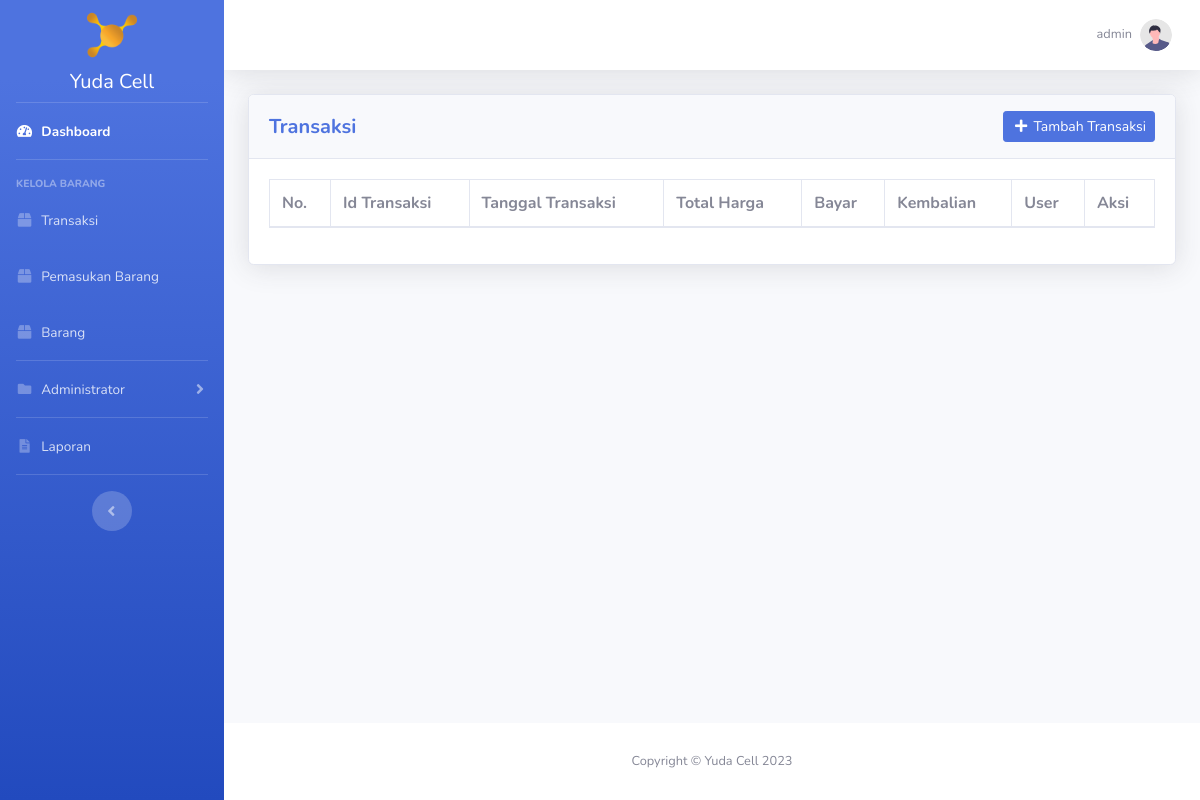
Page /transaksi/index.php (signed in) on the earlier database version.
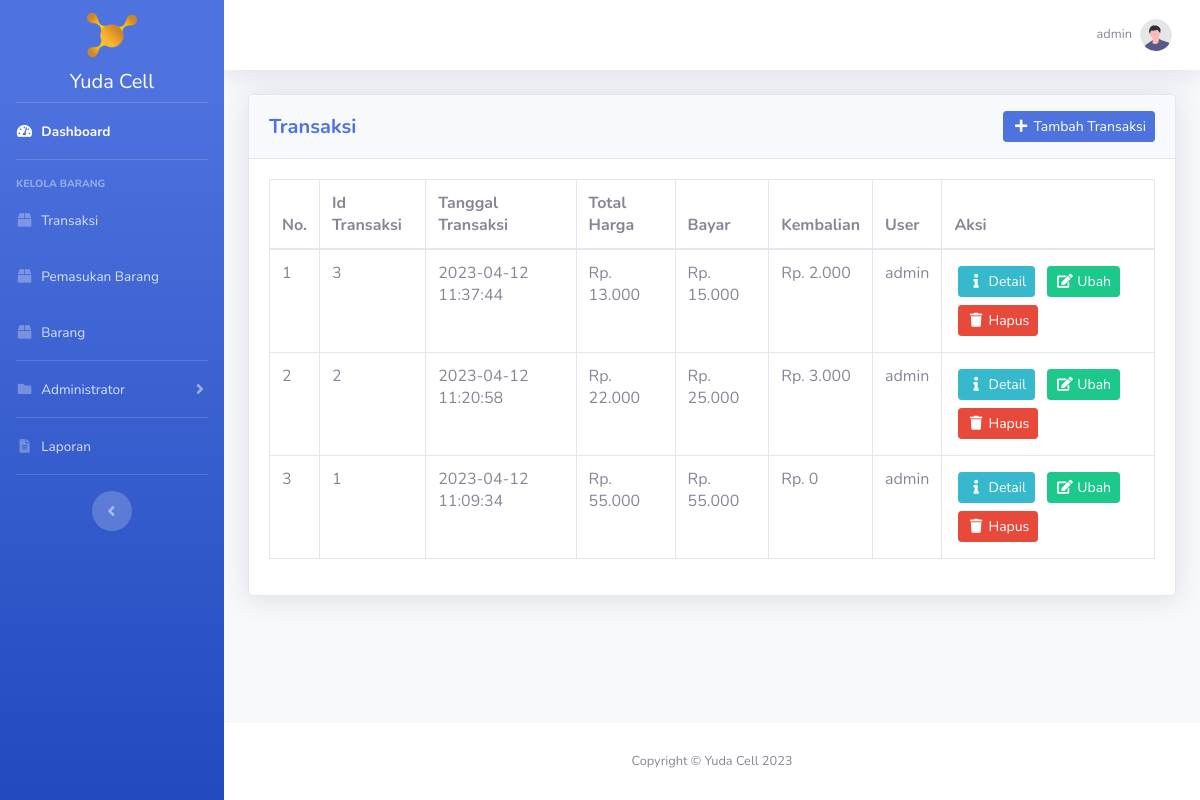
Same page on the later database version.
### tables this page shows
CREATE TABLE `user` (
  `id_user` int(11) NOT NULL,
  `username` varchar(20) NOT NULL,
  `password` varchar(300) NOT NULL,
  `hak_akses` enum('administrator','operator') NOT NULL,
  `nama_lengkap` varchar(50) NOT NULL,
  `no_telp_user` varchar(20) NOT NULL
);

CREATE TABLE `transaksi` (
  `id_transaksi` int(11) NOT NULL,
  `tanggal_transaksi` datetime NOT NULL,
  `total_harga` int(11) DEFAULT NULL,
  `bayar` int(11) DEFAULT NULL,
  `kembalian` int(11) DEFAULT NULL,
  `id_user` int(11) NOT NULL
);

### transaksi/index.php (the view, shortened to what this page needs)
<?php
require_once '../koneksi.php';
$transaksi = mysqli_query($koneksi, "SELECT * FROM transaksi INNER JOIN user ON transaksi.id_user = user.id_user ORDER BY tanggal_transaksi DESC");
$id_user = htmlspecialchars($_SESSION['id_user']);
$data_profile = mysqli_fetch_assoc(mysqli_query($koneksi, "SELECT * FROM user WHERE id_user = '$id_user'"));
?>
<!DOCTYPE html>
<html lang="en">
<head>
    <?php include_once '../include/head.php'; ?>
</head>
<body id="page-top">
    <div id="wrapper">
        <?php include_once '../include/sidebar.php'; ?>
        <div id="content-wrapper" class="d-flex flex-column">
            <div id="content">
                <?php include_once '../include/topbar.php'; ?>
                <div class="container-fluid">
                    <div class="card shadow mb-4">
                        <div class="card-header py-3">
                            <div class="row">
                                <div class="col head-left">
                                    <h5 class="my-auto font-weight-bold text-primary">Transaksi</h5>
                                </div>
                                <div class="col head-right">
                                    <a href="<?= BASE_URL; ?>transaksi/tambah_transaksi.php" class="btn btn-sm btn-primary"><i class="fas fa-fw fa-plus"></i> Tambah Transaksi</a>
                                </div>
                            </div>
                        </div>
                        <div class="card-body">
                            <div class="table-responsive">
                                <table class="table table-bordered" id="dataTable" width="100%" cellspacing="0">
									<thead>
										<tr>
											<th>No.</th>
											<th>Id Transaksi</th>
											<th>Tanggal Transaksi</th>
											<th>Total Harga</th>
											<th>Bayar</th>
											<th>Kembalian</th>
											<th>User</th>
											<th>Aksi</th>
										</tr>
									</thead>
									<tbody>
										<?php $i = 1; ?>
										<?php foreach ($transaksi as $dt): ?>
											<tr>
												<td><?= $i++; ?></td>
												<td><?= $dt['id_transaksi']; ?></td>
												<td><?= $dt['tanggal_transaksi']; ?></td>
												<td>Rp. <?= str_replace(",", ".", number_format($dt['total_harga'])); ?></td>
												<td>Rp. <?= str_replace(",", ".", number_format($dt['bayar'])); ?></td>
												<td>Rp. <?= str_replace(",", ".", number_format($dt['kembalian'])); ?></td>
												<td><?= $dt['username']; ?></td>
												<td>
                                                    <?php if ($dt['bayar'] == 0): ?>
                                                        <a class="btn btn-sm btn-info m-1" href="<?= BASE_URL; ?>transaksi/detail_transaksi.php?id_transaksi=<?= $dt['id_transaksi']; ?>"><i class="fas fa-fw fa-exclamation"></i> Bayar</a>
                                                    <?php else: ?>
                                                        <a class="btn btn-sm btn-info m-1" href="<?= BASE_URL; ?>transaksi/detail_transaksi.php?id_transaksi=<?= $dt['id_transaksi']; ?>"><i class="fas fa-fw fa-info"></i> Detail</a>
                                                    <?php endif ?>
													<a class="btn btn-sm btn-success m-1" href="<?= BASE_URL; ?>transaksi/ubah_transaksi.php?id_transaksi=<?= $dt['id_transaksi']; ?>"><i class="fas fa-fw fa-edit"></i> Ubah</a>
													<a class="btn btn-sm btn-danger m-1 btn-delete" data-nama="Transaksi dengan ID Transaksi <?= $dt['id_transaksi']; ?> akan terhapus!" href="hapus_transaksi.php?id_transaksi=<?= $dt['id_transaksi']; ?>"><i class="fas fa-fw fa-trash"></i> Hapus</a>
												</td>
											</tr>
										<?php endforeach ?>
									</tbody>
								</table>
							</div>
                        </div>
                    </div>
				</div>
            </div>
            <?php include_once '../include/footer.php'; ?>
        </div>
    </div>
</body>
</html>

### include/head.php (shortened to what this page needs)
<link href="<?= BASE_URL; ?>vendor/fontawesome-free/css/all.min.css" rel="stylesheet" type="text/css">
<link href="<?= BASE_URL; ?>css/sb-admin-2.min.css" rel="stylesheet">
<link rel="stylesheet" href="<?= BASE_URL; ?>css/yuda_cell.css">
<link href="<?= BASE_URL; ?>vendor/datatables/dataTables.bootstrap4.min.css" rel="stylesheet">

### include/sidebar.php (shortened to what this page needs)
<ul class="navbar-nav bg-gradient-primary sidebar sidebar-dark accordion" id="accordionSidebar">
    <a class="sidebar-brand d-flex align-items-center justify-content-center" href="<?= BASE_URL; ?>index.php">
        <img src="<?= BASE_URL; ?>img/logo.png" class="img-fluid" width="50" alt="Logo">
    </a>
    <a href="<?= BASE_URL; ?>index.php" class="text-decoration-none mx-auto text-white"><h5>Yuda Cell</h5></a>
    <hr class="sidebar-divider my-0">
    <li class="nav-item active">
        <a class="nav-link" href="<?= BASE_URL; ?>index.php">
            <i class="fas fa-fw fa-tachometer-alt"></i>
            <span>Dashboard</span></a>
    </li>
    <hr class="sidebar-divider">
    <div class="sidebar-heading">
        Kelola Barang
    </div>
    <li class="nav-item">
        <a class="nav-link" href="<?= BASE_URL; ?>transaksi/index.php">
            <i class="fas fa-fw fa-box"></i>
            <span>Transaksi</span></a>
    </li>
    <li class="nav-item">
        <a class="nav-link" href="<?= BASE_URL; ?>pemasukan_barang/index.php">
            <i class="fas fa-fw fa-box"></i>
            <span>Pemasukan Barang</span></a>
    </li>
    <li class="nav-item">
        <a class="nav-link" href="<?= BASE_URL; ?>barang/index.php">
            <i class="fas fa-fw fa-box"></i>
            <span>Barang</span></a>
    </li>
    <hr class="sidebar-divider my-0">
    <li class="nav-item">
        <a class="nav-link collapsed" href="#" data-toggle="collapse" data-target="#collapsePages"
            aria-expanded="true" aria-controls="collapsePages">
            <i class="fas fa-fw fa-folder"></i>
            <span>Administrator</span>
        </a>
    </li>
    <hr class="sidebar-divider my-0">
    <li class="nav-item">
        <a class="nav-link" href="<?= BASE_URL; ?>laporan/index.php">
            <i class="fas fa-fw fa-file-alt"></i>
            <span>Laporan</span></a>
    </li>
    <hr class="sidebar-divider d-none d-md-block">
    <div class="text-center d-none d-md-inline">
        <button class="rounded-circle border-0" id="sidebarToggle"></button>
    </div>
</ul>

### include/topbar.php (shortened to what this page needs)
<nav class="navbar navbar-expand navbar-light bg-white topbar mb-4 static-top shadow">
    <ul class="navbar-nav ml-auto">
        <li class="nav-item dropdown no-arrow">
            <a class="nav-link dropdown-toggle" href="#" id="userDropdown" role="button"
                data-toggle="dropdown" aria-haspopup="true" aria-expanded="false">
                <span class="mr-2 d-none d-lg-inline text-gray-600 small"><?= $data_profile['username']; ?></span>
                <img class="img-profile rounded-circle"
                    src="<?= BASE_URL; ?>img/undraw_profile.svg">
            </a>
        </li>
    </ul>
</nav>

### include/footer.php
<footer class="sticky-footer bg-white">
    <div class="container my-auto">
        <div class="copyright text-center my-auto">
            <span>Copyright &copy; Yuda Cell 2023</span>
        </div>
    </div>
</footer>

### css/yuda_cell.css (style rules this page uses)
html { scroll-behavior: smooth; }
.head-left { text-align: left; margin-top: auto; margin-bottom: auto; }
.head-right { text-align: right; margin-top: auto; margin-bottom: auto; }

Differences in the rows shown:
added transaksi: id_transaksi "3", tanggal_transaksi "2023-04-12 11:37:44", total_harga "13.000", bayar "15.000", kembalian "2.000", id_user.username "admin"
added transaksi: id_transaksi "2", tanggal_transaksi "2023-04-12 11:20:58", total_harga "22.000", bayar "25.000", kembalian "3.000", id_user.username "admin"
added transaksi: id_transaksi "1", tanggal_transaksi "2023-04-12 11:09:34", total_harga "55.000", bayar "55.000", kembalian "0", id_user.username "admin"
